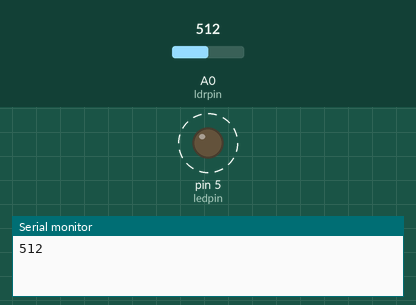
A sketch run on a simulated Arduino Uno, built with avr-gcc and run on an emulated ATmega328P. Parts: output pins drawn as LEDs (lit = HIGH), the last lines printed to the serial monitor. Dashed ring = blinking. The test bench sets the inputs (shaded band); at power-on: A0 (ldrpin) = 512.

Above: at 1.9 s.
2.0 s: A0 (ldrpin) set to 900
At 2.72 s:
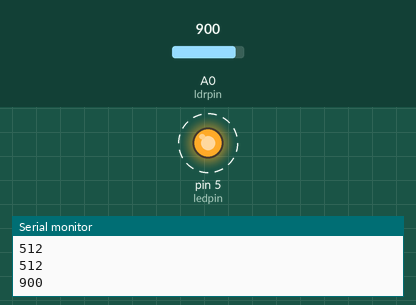
5.5 s: A0 (ldrpin) set to 1023
At 5.79 s:
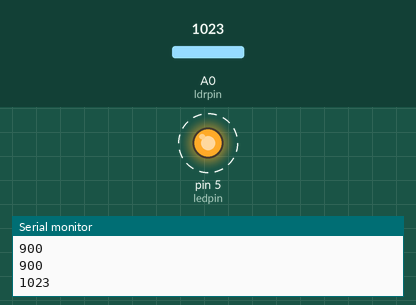
Timing chart, 0 to 15.0 s (numbered marks = the images above; inputs shaded):
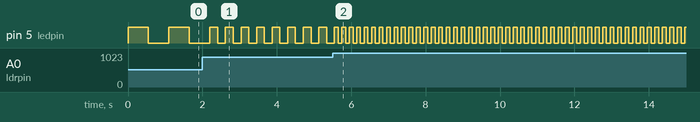

Measured:
- after the input at 2.0 s, pin 5 (ledpin): alternates HIGH for 0.21 s and LOW for 0.21 s, starting after 0.41 s
- after the input at 5.5 s, pin 5 (ledpin): alternates HIGH for 0.10 s and LOW for 0.10 s, starting after 0.15 s
- by itself, pin 5 (ledpin): alternates HIGH for 0.55 s and LOW for 0.55 s

The sketch:

exp10.ino
```cpp
/*
Experiment No.	:	10
Statement		: Blink an LED in accordance with the brightness. Blinking frequency increases with
increase in brightness.
Date of Exp.	:	xx/xx/xxxx
Author		:	Harshita Soni (A-01)
*/
int ldrpin=A0;
int ledpin=5;
void setup() {
  // put your setup code here, to run once:
  pinMode(ldrpin,INPUT);
  pinMode(ledpin,OUTPUT);
  Serial.begin(9600);
}

void loop() {
  // put your main code here, to run repeatedly:
  int ldr_val=analogRead(ldrpin);
  int mapped_val=map(ldr_val,0,1023,1000,100);
  digitalWrite(ledpin,HIGH);
  delay(mapped_val);
  digitalWrite(ledpin,LOW);
  delay(mapped_val);
  Serial.println(ldr_val);
}
```
